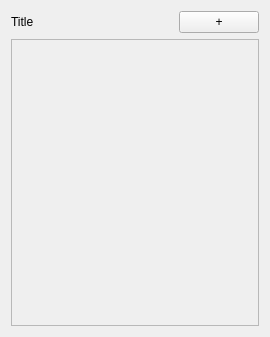
<?xml version="1.0" encoding="UTF-8"?>
<ui version="4.0">
 <class>GroupWidget</class>
 <widget class="QWidget" name="GroupWidget">
  <property name="geometry">
   <rect>
    <x>0</x>
    <y>0</y>
    <width>270</width>
    <height>337</height>
   </rect>
  </property>
  <property name="minimumSize">
   <size>
    <width>150</width>
    <height>0</height>
   </size>
  </property>
  <property name="windowTitle">
   <string>Form</string>
  </property>
  <layout class="QGridLayout" name="gridLayout">
   <item row="0" column="1">
    <widget class="QPushButton" name="pAddTask">
     <property name="sizePolicy">
      <sizepolicy hsizetype="Maximum" vsizetype="Maximum">
       <horstretch>0</horstretch>
       <verstretch>0</verstretch>
      </sizepolicy>
     </property>
     <property name="text">
      <string>+</string>
     </property>
    </widget>
   </item>
   <item row="0" column="0">
    <widget class="EditableLabel" name="label">
     <property name="text">
      <string>Title</string>
     </property>
    </widget>
   </item>
   <item row="2" column="0" colspan="2">
    <widget class="QFrame" name="frame">
     <property name="frameShape">
      <enum>QFrame::StyledPanel</enum>
     </property>
     <property name="frameShadow">
      <enum>QFrame::Raised</enum>
     </property>
     <layout class="QVBoxLayout" name="verticalLayout_2"/>
    </widget>
   </item>
  </layout>
 </widget>
 <customwidgets>
  <customwidget>
   <class>EditableLabel</class>
   <extends>QLabel</extends>
   <header>editablelabel.h</header>
  </customwidget>
 </customwidgets>
 <resources/>
 <connections/>
</ui>
